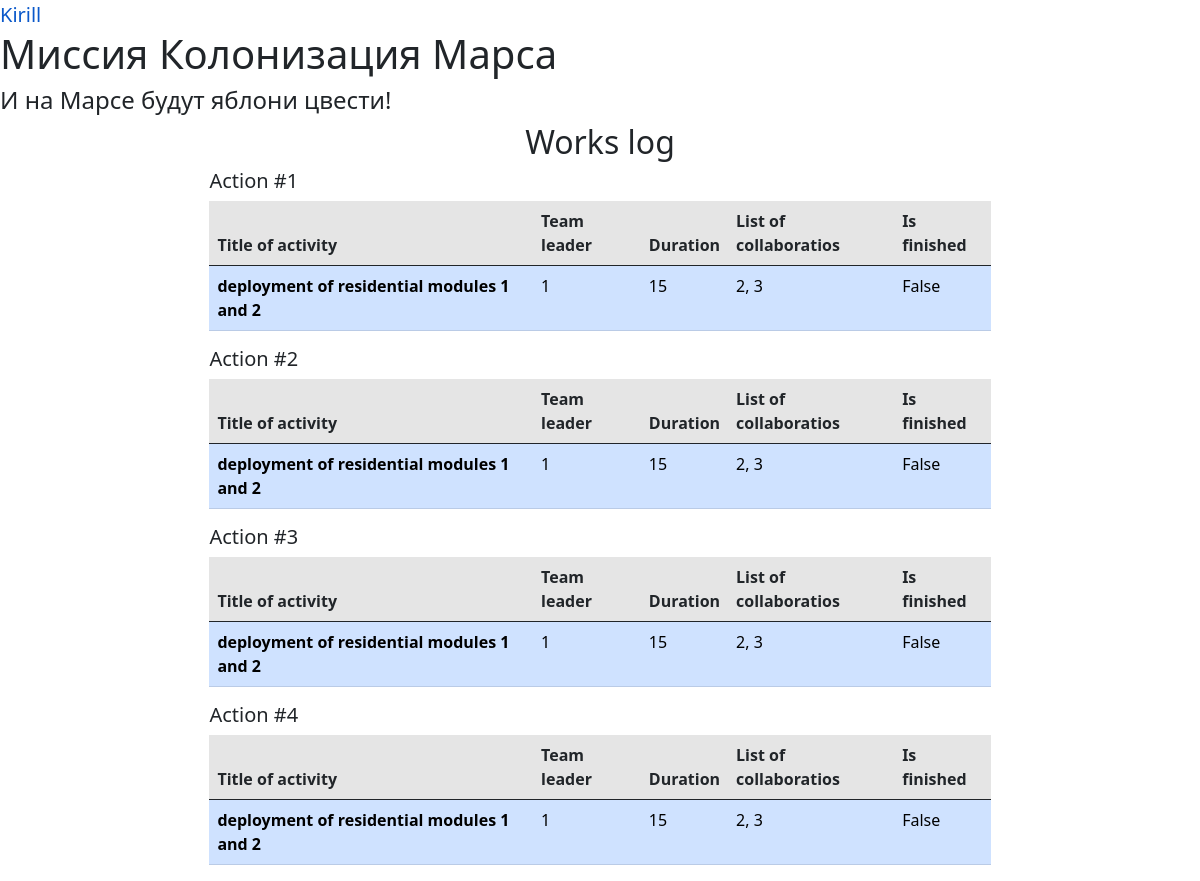
The page / (signed in) on the database its author committed.
### data/users.py (models this page shows, shortened)
class User(SqlAlchemyBase, UserMixin, SerializerMixin):
    __tablename__ = 'users'
    id = sqlalchemy.Column(sqlalchemy.Integer,
                           primary_key=True, autoincrement=True)
    surname = sqlalchemy.Column(sqlalchemy.String, nullable=True)
    name = sqlalchemy.Column(sqlalchemy.String, nullable=True)
    age = sqlalchemy.Column(sqlalchemy.Integer, nullable=True)
    position = sqlalchemy.Column(sqlalchemy.String, nullable=True)
    speciality = sqlalchemy.Column(sqlalchemy.String, nullable=True)
    address = sqlalchemy.Column(sqlalchemy.String, nullable=True)
    email = sqlalchemy.Column(sqlalchemy.String,
                              index=True, unique=True, nullable=True)
    hashed_password = sqlalchemy.Column(sqlalchemy.String, nullable=True)
    modified_date = sqlalchemy.Column(sqlalchemy.DateTime,
                                      default=datetime.datetime.now)
    jobs = orm.relation("Jobs", back_populates='user')

### data/jobs.py (models this page shows)
class Jobs(SqlAlchemyBase, SerializerMixin):
    __tablename__ = 'jobs'
    id = sqlalchemy.Column(sqlalchemy.Integer,
                           primary_key=True, autoincrement=True)
    team_leader = sqlalchemy.Column(sqlalchemy.Integer,
                                    sqlalchemy.ForeignKey("users.id"))
    job = sqlalchemy.Column(sqlalchemy.String, nullable=True)
    work_size = sqlalchemy.Column(sqlalchemy.Integer, nullable=True)
    collaborators = sqlalchemy.Column(sqlalchemy.Integer,
                                      sqlalchemy.ForeignKey("jobs.id"))
    start_date = sqlalchemy.Column(sqlalchemy.DateTime,
                                   default=datetime.datetime.now)
    end_date = sqlalchemy.Column(sqlalchemy.DateTime,
                                 default=datetime.datetime.now)
    is_finished = sqlalchemy.Column(sqlalchemy.Boolean, default=True)
    user = orm.relation('User')

### main.py (the view)
@app.route("/")
def index():
    db_sess = db_session.create_session()
    jobs = db_sess.query(Jobs)
    return render_template("index.html", title='Work log', jobs=jobs)

### data/db_session.py (called while the page is built)
def create_session() -> Session:
    global __factory
    return __factory()

### main.py (called while the page is built)
@login_manager.user_loader
def load_user(user_id):
    db_sess = db_session.create_session()
    return db_sess.query(User).get(user_id)

### templates/index.html
{% extends "base.html" %} {% block content %}
<h2>Works log</h2>
{% for item in jobs %}
<div>
    <h5>Action #{{item.id}}</h5>
    <table class="table table-hover">
        <thead>
            <tr class="table-active">
                <th scope="col">Title of activity</th>
                <th scope="col">Team leader</th>
                <th scope="col">Duration</th>
                <th scope="col">List of collaboratios</th>
                <th scope="col">Is finished</th>
            </tr>
        </thead>
        <tbody>
            <tr class="table-primary">
                <th scope="row">{{item.job}}</th>
                <td>{{item.team_leader}}</td>
                <td>{{item.work_size}}</td>
                <td>{{item.collaborators}}</td>
                <td>{{item.is_finished}}</td>
            </tr>
        </tbody>
    </table>
</div>
{% endfor %} {% endblock %}

### templates/base.html (shortened to what this page needs)
<!DOCTYPE html>
<html lang="en">
<head>
    <link rel="stylesheet" href="https://cdn.jsdelivr.net/npm/bootstrap@5.0.0-beta1/dist/css/bootstrap.min.css">
    <link rel="stylesheet" type="text/css" href="{{url_for('static', filename='css/style.css')}}" />
</head>
<body>
    <nav>{% if current_user.is_authenticated %}
        <a class="navbar-brand" href="/logout">{{ current_user.name }}</a> {% else %}
        <p>
            <a class="btn btn-primary " href="/register">Зарегистрироваться</a>
            <a class="btn btn-success" href="/login">Войти</a>
        </p>
        {% endif %}</nav>
    <h1>Миссия Колонизация Марса</h1>
    <h4>И на Марсе будут яблони цвести!</h4>
    <main role="main" class="container">
        {% block content %}{% endblock %}
    </main>
</body>
</html>

### static/css/style.css (style rules this page uses)
.alert, a { margin: 0; }
div { margin-left: auto; margin-right: auto; width: 70%; }
h2 { text-align: center; }

### rows shown on the page
User: name "Kirill"
Jobs: id "1", job "deployment of residential modules 1 and 2", team_leader "1", work_size "15", collaborators "2, 3", is_finished "False"
Jobs: id "2", job "deployment of residential modules 1 and 2", team_leader "1", work_size "15", collaborators "2, 3", is_finished "False"
Jobs: id "3", job "deployment of residential modules 1 and 2", team_leader "1", work_size "15", collaborators "2, 3", is_finished "False"
Jobs: id "4", job "deployment of residential modules 1 and 2", team_leader "1", work_size "15", collaborators "2, 3", is_finished "False"
